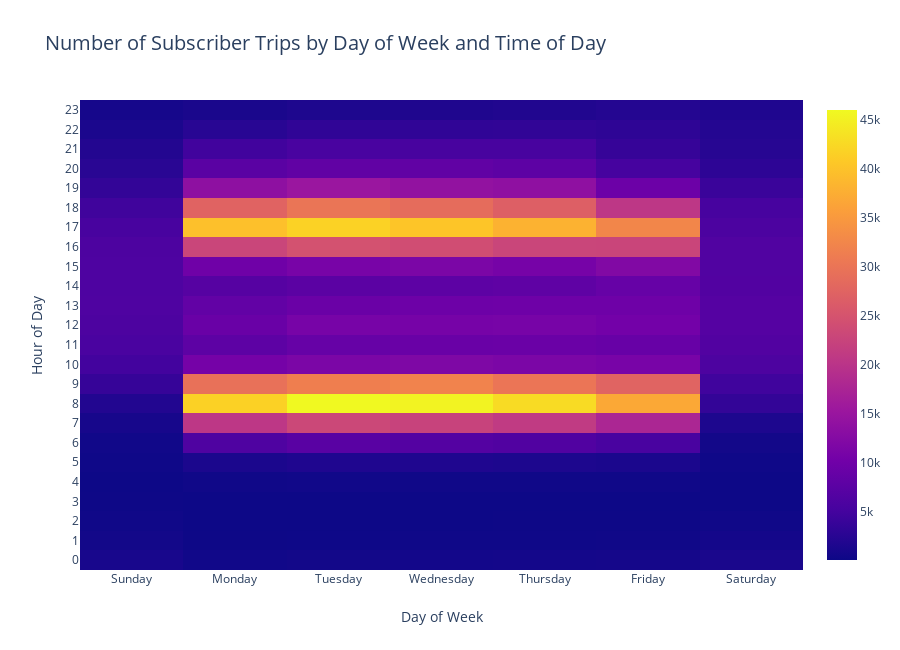
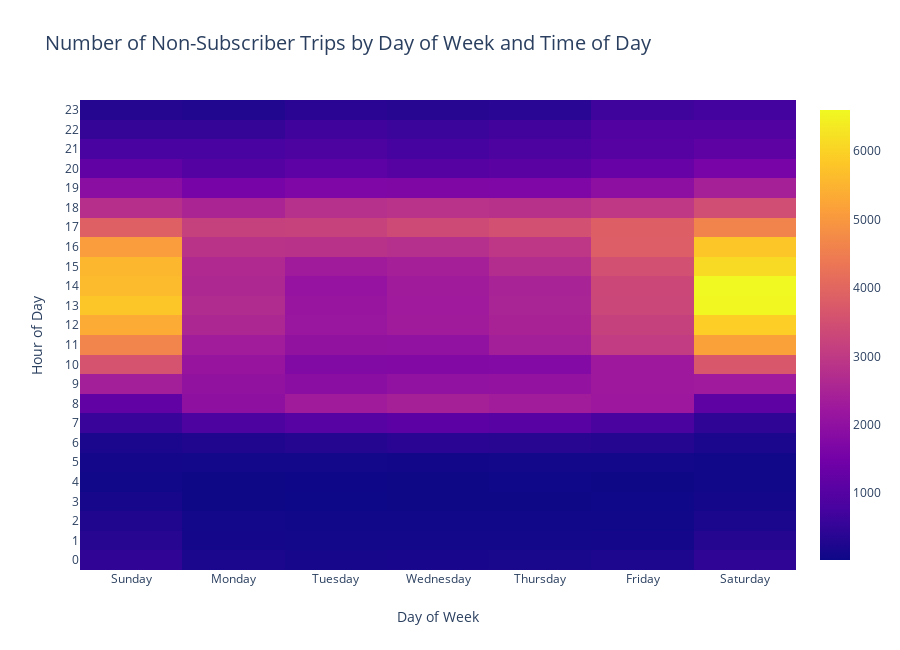

Write notebook code for charts like these, in order.
### Markdown cell above
Let's re-plot using plotly

### Code cell
data = [trips_dow_sub, trips_dow_cus]
title = [
    'Number of {} Trips by Day of Week and Time of Day'.format(i) for i in (
        'Subscriber', 'Non-Subscriber'
    )
]

chart_data = zip(data, title)

for item in chart_data:
    
    fig = {
        "data": [{"type": "heatmap",
                  "x": item[0].columns,
                  "y": item[0].index,
                  "z": item[0].values.tolist(),
                 }],
        "layout": {"title": {"text": item[1], "font_size": 20},
                   "xaxis": {"title": "Day of Week",
                             "tickfont_size": 12, 
                             "type": "category"},
                   "yaxis": {"title": "Hour of Day",  
                             "tickfont_size": 12,
                             "type": "category"},
                   "height": 650
                  }
    }

    
    pio.show(fig)

### Figure 1 — Plotly figure (JSON) as saved in the notebook; plotly's stock layout.template omitted (floating-point values rounded to 4 significant figures; data arrays with more than 128 entries replaced by an {"elided": "..."} marker saying what was removed)
{"data": [{"type": "heatmap", "x": ["Sunday", "Monday", "Tuesday", "Wednesday", "Thursday", "Friday", "Saturday"], "y": [0, 1, 2, 3, 4, 5, 6, 7, 8, 9, 10, 11, 12, 13, 14, 15, 16, 17, 18, 19, 20, 21, 22, 23], "z": {"elided": "24x7 int values"}}], "layout": {"height": 650, "title": {"font": {"size": 20}, "text": "Number of Subscriber Trips by Day of Week and Time of Day"}, "xaxis": {"tickfont": {"size": 12}, "title": {"text": "Day of Week"}, "type": "category"}, "yaxis": {"tickfont": {"size": 12}, "title": {"text": "Hour of Day"}, "type": "category"}}}

### Figure 2 — Plotly figure (JSON) as saved in the notebook; plotly's stock layout.template omitted (floating-point values rounded to 4 significant figures; data arrays with more than 128 entries replaced by an {"elided": "..."} marker saying what was removed)
{"data": [{"type": "heatmap", "x": ["Sunday", "Monday", "Tuesday", "Wednesday", "Thursday", "Friday", "Saturday"], "y": [0, 1, 2, 3, 4, 5, 6, 7, 8, 9, 10, 11, 12, 13, 14, 15, 16, 17, 18, 19, 20, 21, 22, 23], "z": {"elided": "24x7 int values"}}], "layout": {"height": 650, "title": {"font": {"size": 20}, "text": "Number of Non-Subscriber Trips by Day of Week and Time of Day"}, "xaxis": {"tickfont": {"size": 12}, "title": {"text": "Day of Week"}, "type": "category"}, "yaxis": {"tickfont": {"size": 12}, "title": {"text": "Hour of Day"}, "type": "category"}}}
